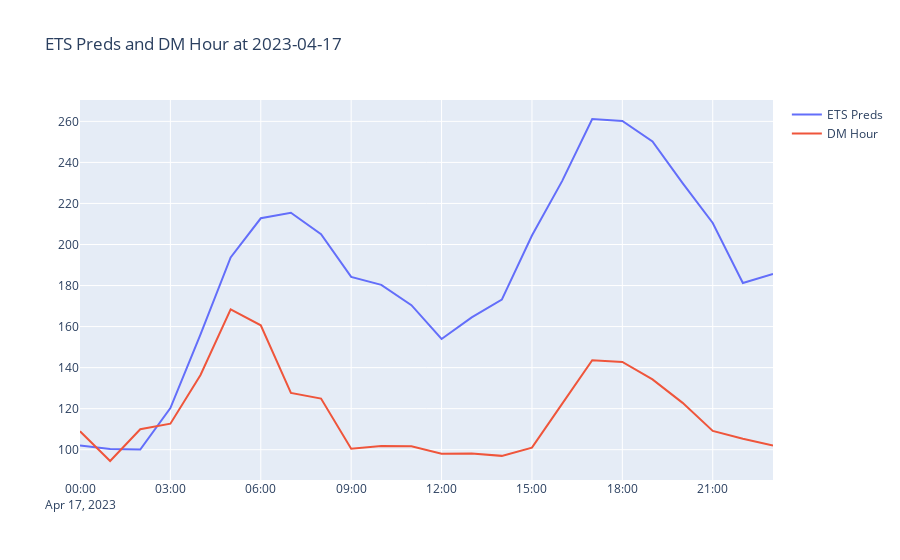

This figure's notebook cell:
### Code cell
import plotly.express as px
import plotly.graph_objs as go

fig = go.Figure()
fig.add_trace(go.Line(x=ets_preds_filtered.index, y=ets_preds_filtered['mean'], name='ETS Preds'))
fig.add_trace(go.Line(x=dm_hour_filtered.index, y=dm_hour_filtered['price_dm'], name='DM Hour'))
fig.update_layout(title='ETS Preds and DM Hour at {}'.format(timestamp_to_plot))
fig.show()
